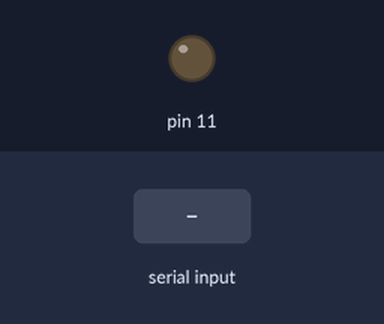
A sketch run on a simulated Arduino Uno, built with avr-gcc and run on an emulated ATmega328P. Parts: output pins drawn as LEDs (lit = HIGH). Inputs (shaded band) come from the test bench.

Above: at 1.2 s.
1.3 s: byte 30 received over Serial
At 1.9 s:
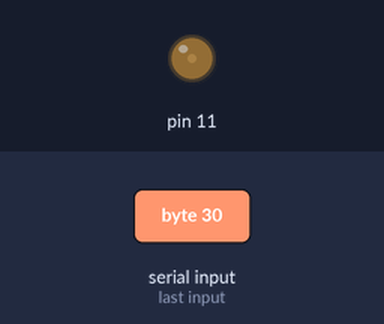
2.8 s: byte 90 received over Serial
At 4.2 s:
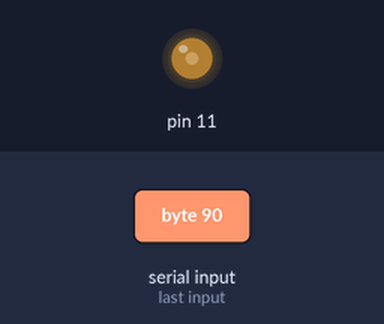
Timing chart, 0 to 5.8 s (numbered marks = the images above; inputs shaded):
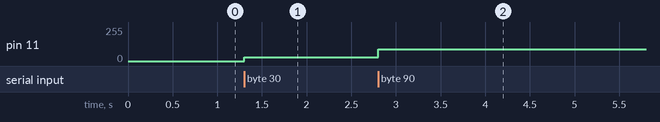

The sketch:

receiver-code.ino
```cpp
byte inByte;

void setup() {
Serial.begin(9600);
pinMode (11, OUTPUT);
}

void loop() {

if (Serial.available())
{
inByte = Serial.read();
analogWrite(11, int(inByte));

}


}
```

Measured:
- after the input at 1.3 s, pin 11: 0/255 → 30/255 at once
- after the input at 2.8 s, pin 11: 30/255 → 90/255 at once
